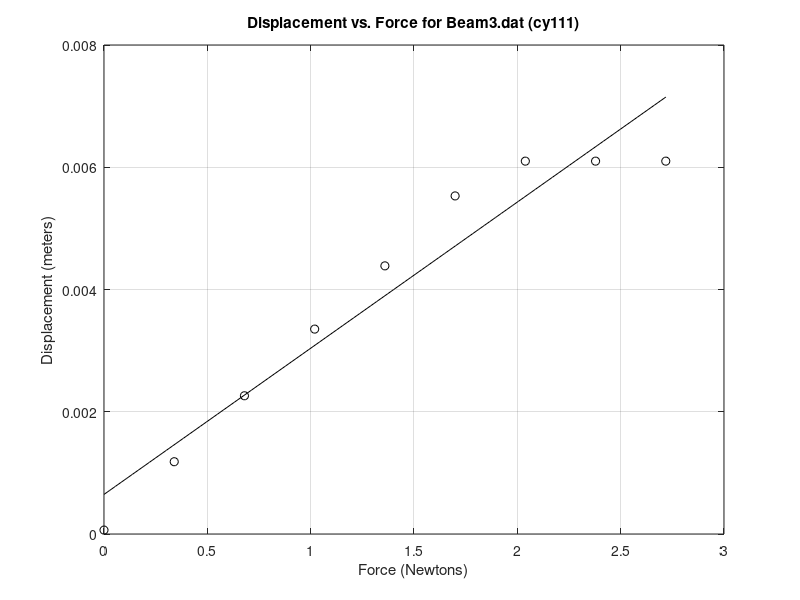

Write the MATLAB code that produced this figure.
%% Initialize the workspace
% Clear all variables
clear
% Change display to short exponential format
format short e

%% Load and manipulate the data
% Load data from Beam3.dat
load Beam3.dat
% Copy data from each column into new variables
Mass = Beam3(:,1);
Displacement = Beam3(:,2);
% Convert Mass to a Force measurement
Force = Mass*9.81;
% Convert Displacement in inches to meters
Displacement = (Displacement*2.54)/100;

%% Perform calculations
% Use polyfit to find first-order fit polynomials
P = polyfit(Force, Displacement, 1)

%% Generate predictions
% Create 100 representational Force values
ForceModel = linspace(min(Force),max(Force),100);
% Calculate Displacement predictions
DispModel = polyval(P, ForceModel);

%% Generate and save plots
% Bring up a figure window
figure(1)
% Clear the figure window
clf
% Plot Displacement as a function of Force
plot(Force, Displacement, 'ko')
% Turn hold on, plot the model values, and turn hold off
hold on
plot (ForceModel, DispModel, 'k-')
hold off
% Turn the grid on
grid on
% Label and title the graph
xlabel('Force (Newtons)')
ylabel('Displacement (meters)')
title('Displacement vs. Force for Beam3.dat (cy111)')
% Save the graph to PostScript
print -deps RunCanPlot
